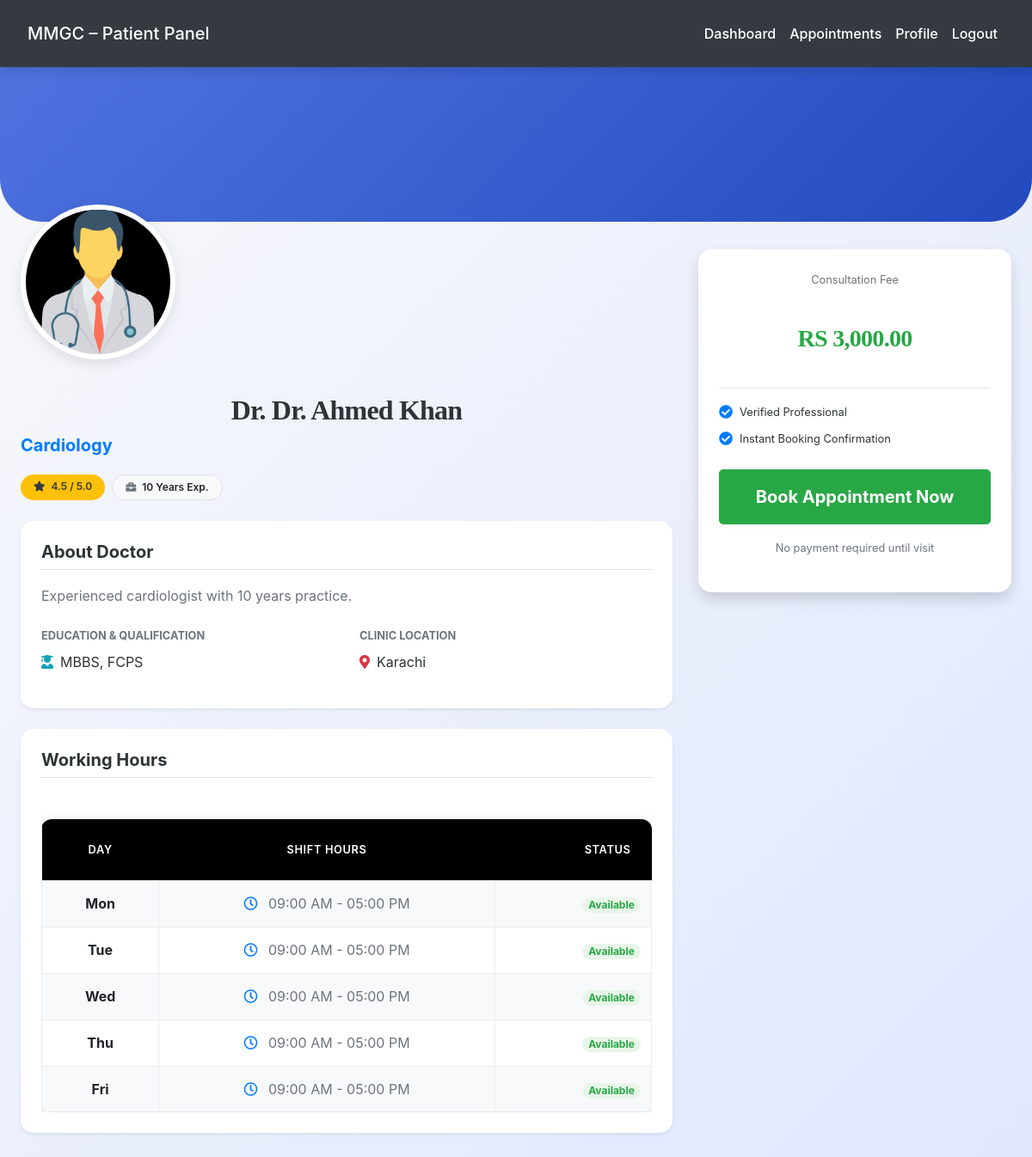
Page /patient/doctor_profile.php?id=1 (signed in) on the committed database.
### tables this page shows
CREATE TABLE `doctors` (
  `doctor_id` int(11) NOT NULL,
  `full_name` varchar(100) NOT NULL,
  `email` varchar(100) NOT NULL,
  `password` varchar(255) NOT NULL,
  `phone` varchar(20) DEFAULT NULL,
  `specialization` varchar(100) DEFAULT NULL,
  `qualification` varchar(100) DEFAULT NULL,
  `experience_years` int(11) DEFAULT NULL,
  `consultation_fee` decimal(10,2) DEFAULT NULL,
  `profile_image` varchar(255) DEFAULT NULL,
  `bio` text DEFAULT NULL,
  `status` enum('active','inactive','on_leave') DEFAULT 'active',
  `rating` decimal(2,1) DEFAULT 0.0,
  `location` varchar(255) DEFAULT NULL,
  `created_at` datetime DEFAULT current_timestamp(),
  `updated_at` datetime DEFAULT current_timestamp() ON UPDATE current_timestamp()
);

CREATE TABLE `doctor_availability` (
  `availability_id` int(11) NOT NULL,
  `doctor_id` int(11) NOT NULL,
  `day_of_week` enum('Mon','Tue','Wed','Thu','Fri','Sat','Sun') NOT NULL,
  `start_time` time NOT NULL,
  `end_time` time NOT NULL
);

### patient/doctor_profile.php (the view, shortened to what this page needs)
<?php
require_once('../config.php');
$doctor_id = intval($_GET['id']);
$res = $conn->query("SELECT * FROM doctors WHERE doctor_id=$doctor_id AND status='active'");
$doc = $res->fetch_assoc();
$avail_res = $conn->query("SELECT * FROM doctor_availability WHERE doctor_id=$doctor_id ORDER BY FIELD(day_of_week,'Mon','Tue','Wed','Thu','Fri','Sat','Sun')");
?>
<!DOCTYPE html>
<html lang="en">
<head>
    <link rel="stylesheet" href="https://maxcdn.bootstrapcdn.com/bootstrap/4.5.2/css/bootstrap.min.css">
    <link rel="stylesheet" href="https://cdnjs.cloudflare.com/ajax/libs/font-awesome/5.15.4/css/all.min.css">
    <link rel="stylesheet" href="../css/style.css">
</head>
<body>
<?php include('navbar.php'); ?>
<div class="profile-header"></div>
<div class="container mb-5">
    <div class="row">
        <div class="col-lg-8">
            <div class="doctor-img-container text-center text-lg-left mb-4">
                <img src="../admin/<?= $doc['profile_image'] ?: '../uploads/default_doctor.png' ?>" class="doctor-img" alt="Doctor Image">
                <div class="mt-3">
                    <h2 class="font-weight-bold mb-1">Dr. <?= htmlspecialchars($doc['full_name']) ?></h2>
                    <p class="text-primary lead font-weight-bold"><?= htmlspecialchars($doc['specialization']) ?></p>
                    <div class="d-flex justify-content-center justify-content-lg-start mb-3">
                        <span class="badge badge-warning text-dark mr-2 badge-custom">
                            <i class="fas fa-star mr-1"></i> <?= htmlspecialchars($doc['rating']) ?> / 5.0
                        </span>
                        <span class="badge badge-light border badge-custom">
                            <i class="fas fa-briefcase mr-1 text-muted"></i> <?= htmlspecialchars($doc['experience_years']) ?> Years Exp.
                        </span>
                    </div>
                </div>
            </div>
            <div class="card info-card mb-4">
                <div class="card-body p-4">
                    <h5 class="font-weight-bold border-bottom pb-2 mb-3">About Doctor</h5>
                    <p class="text-muted" style="line-height: 1.8;">
                        <?= nl2br(htmlspecialchars($doc['bio'] ?: 'No bio available for this doctor.')) ?>
                    </p>
                    <div class="row mt-4">
                        <div class="col-md-6 mb-3">
                            <h6 class="text-muted small text-uppercase font-weight-bold">Education & Qualification</h6>
                            <p class="mb-0"><i class="fas fa-user-graduate text-info mr-2"></i><?= htmlspecialchars($doc['qualification']) ?></p>
                        </div>
                        <div class="col-md-6 mb-3">
                            <h6 class="text-muted small text-uppercase font-weight-bold">Clinic Location</h6>
                            <p class="mb-0"><i class="fas fa-map-marker-alt text-danger mr-2"></i><?= htmlspecialchars($doc['location']) ?></p>
                        </div>
                    </div>
                </div>
            </div>
            <div class="card info-card">
                <div class="card-body p-4">
                    <h5 class="font-weight-bold border-bottom pb-2 mb-3">Working Hours</h5>
                    <div class="table-responsive">
                        <table class="table table-borderless availability-table mb-0">
                            <thead class="text-muted small text-uppercase">
                                <tr>
                                    <th>Day</th>
                                    <th>Shift Hours</th>
                                    <th class="text-right">Status</th>
                                </tr>
                            </thead>
                            <tbody>
                                <?php
                                if($avail_res->num_rows > 0){
                                    while($av = $avail_res->fetch_assoc()){
                                        echo "<tr>
                                                <td class='font-weight-bold'>{$av['day_of_week']}</td>
                                                <td class='text-muted'><i class='far fa-clock mr-2 text-primary'></i> " . date('h:i A', strtotime($av['start_time'])) . " - " . date('h:i A', strtotime($av['end_time'])) . "</td>
                                                <td class='text-right'><span class='badge badge-pill badge-success-light text-success' style='background: #e8f5e9;'>Available</span></td>
                                              </tr>";
                                    }
                                } else {
                                    echo "<tr><td colspan='3' class='text-center text-muted py-4'>No availability hours defined.</td></tr>";
                                }
                                ?>
                            </tbody>
                        </table>
                    </div>
                </div>
            </div>
        </div>
        <div class="col-lg-4">
            <div class="sidebar-sticky mt-lg-n5">
                <div class="card info-card shadow">
                    <div class="card-body text-center p-4">
                        <div class="mb-3">
                            <span class="text-muted small d-block mb-1">Consultation Fee</span>
                            <h3 class="text-success font-weight-bold">RS <?= number_format($doc['consultation_fee'], 2) ?></h3>
                        </div>
                        <hr>
                        <div class="text-left mb-4">
                            <div class="d-flex align-items-center mb-2">
                                <i class="fas fa-check-circle text-primary mr-2"></i>
                                <span class="small">Verified Professional</span>
                            </div>
                            <div class="d-flex align-items-center mb-2">
                                <i class="fas fa-check-circle text-primary mr-2"></i>
                                <span class="small">Instant Booking Confirmation</span>
                            </div>
                        </div>
                        <a href="create_appointment.php?doctor_id=<?= $doc['doctor_id'] ?>" class="btn btn-success btn-lg btn-block shadow-sm py-3 font-weight-bold">
                            Book Appointment Now
                        </a>
                        <p class="text-muted small mt-3">No payment required until visit</p>
                    </div>
                </div>
            </div>
        </div>
    </div>
</div>
</body>
</html>

### css/style.css (style rules this page uses)
:root { --primary: #007bff; --secondary: #6c757d; --success: #28a745; --info: #17a2b8; --warning: #ffc107; --danger: #dc3545; --light: #f8f9fa; --dark: #2d3436; --accent: #ff6f61; --highlight: #6f42c1; --shadow: rgba(0, 0, 0, 0.15); --transition: all 0.3s ease-in-out; }
body { font-family: 'Inter', 'Segoe UI', Tahoma, Geneva, Verdana, sans-serif; background: linear-gradient(135deg, var(--light) 0%, #e0e7ff 100%); color: var(--dark); line-height: 1.8; margin: 0; padding: 0; min-height: 100vh; font-size: 16px; }
h1, h2, h3, h4 { text-align: center; margin: 2.5rem 0; font-family: 'Georgia', 'Times New Roman', serif; color: var(--dark); font-weight: 700; letter-spacing: -0.025em; }
h2 { font-size: 2rem; }
h3 { font-size: 1.75rem; }
.container { max-width: 1200px; margin: 0 auto 3rem; padding: 0 1.5rem; }
.table { width: 100%; border-collapse: collapse; margin: 2rem 0; font-size: 1rem; background-color: #ffffff; border-radius: 12px; overflow: hidden; box-shadow: 0 4px 16px var(--shadow); transition: var(--transition); }
.table th, .table td { padding: 1.25rem; border: 1px solid #e9ecef; text-align: center; vertical-align: middle; }
.table thead th { background-color: rgb(0, 0, 0); color: white; font-weight: 600; text-transform: uppercase; letter-spacing: 0.05em; padding: 1.5rem; }
.table tbody tr { transition: var(--transition); }
.table tbody tr:nth-child(odd) { background-color: var(--light); }
a { color: var(--primary); text-decoration: none; font-weight: 500; transition: var(--transition); }

### patient/doctor_profile.php (style rules this page uses)
body { background-color: #f4f7f6; }
.profile-header { background: linear-gradient(135deg, #4e73df 0%, #224abe 100%); height: 180px; margin-bottom: 80px; border-radius: 0 0 50px 50px; }
.doctor-img-container { margin-top: -100px; }
.doctor-img { width: 180px; height: 180px; object-fit: cover; border-radius: 50%; border: 6px solid #fff; box-shadow: 0 5px 15px rgba(0,0,0,0.1); }
.info-card { border: none; border-radius: 15px; box-shadow: 0 0.125rem 0.25rem rgba(0, 0, 0, 0.075); background: #fff; }
.badge-custom { padding: 8px 15px; border-radius: 20px; font-weight: 600; }
.availability-table td { padding: 12px; vertical-align: middle; }
.sidebar-sticky { position: sticky; top: 20px; }

### rows in the picture
doctors: profile_image (picture), full_name "Dr. Ahmed Khan", specialization "Cardiology", rating "4.5", experience_years "10", bio "Experienced cardiologist with 10 years practice.", qualification "MBBS, FCPS", location "Karachi", consultation_fee "3,000.00"
doctor_availability: day_of_week "Mon", start_time "09:00 AM", end_time "05:00 PM"
doctor_availability: day_of_week "Tue", start_time "09:00 AM", end_time "05:00 PM"
doctor_availability: day_of_week "Wed", start_time "09:00 AM", end_time "05:00 PM"
doctor_availability: day_of_week "Thu", start_time "09:00 AM", end_time "05:00 PM"
doctor_availability: day_of_week "Fri", start_time "09:00 AM", end_time "05:00 PM"
